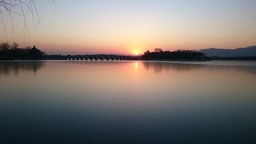
#> input picture Homework3/HW3_111062594/2/2-image.jpg, 256 x 144 px, shrunk from 640 x 360 before the run
$ python HW3-2.py
#> lines starting #> are read from the running program, lines starting #| are printed output that depends on the picture
import cv2
import numpy as np
import imageio.v2 as imageio
import matplotlib.pyplot as plt

from matplotlib import colors


def k_means_segmentation(img, pixels, K_clusters, times):

    # initialization
    height = img.shape[0]
    weight = img.shape[1]

    # pixel_clusters (each pixel belongs to cluster i)
    pixel_clusters = np.zeros((height * weight), dtype=int)
    M  = pixels.shape[0]

    # randomly choose K center_clusters
    idx_random = np.random.choice(M, K_clusters, replace=False)
    center_clusters = pixels[idx_random]

    # update K center_clusters value
    new_center_clusters = np.zeros_like(center_clusters)

    count = 0
    while (times):

        for i in range(pixels.shape[0]):
            # pixel_clusters (each pixel belongs to cluster i) : shortest distances
            idx = np.argsort(np.linalg.norm(pixels[i] - center_clusters,axis=1))
            pixel_clusters[i] = idx[0]

        for j in range(K_clusters):
            # update K center_clusters value : comput all pixel in cluster i, and get means.
            clusters_class = np.where(pixel_clusters == j)[0]
            new_center_clusters[j] = np.sum(pixels[clusters_class], axis=0) / clusters_class.shape[0]

        times -= 1
        return pixel_clusters.reshape(height, weight)

def k_means_plus_segmentation(img, pixels, K_clusters, times):
    # initialization
    height = img.shape[0]
    weight = img.shape[1]

    # pixel_clusters (each pixel belongs to cluster i)
    pixel_clusters = np.zeros((height * weight), dtype=int)
    M  = pixels.shape[0]

    # randomly choose one center_clusters
    idx_random = np.random.choice(M, 1, replace=False)
    center_clusters = pixels[idx_random]

    # choose the next center_clusters
    for j in range(K_clusters-1):
        distanceList = []
        for i in range(pixels.shape[0]):
            distance = sum(np.linalg.norm(pixels[i] - center_clusters,axis=1))
            distanceList.append(distance)

        max_distance = max(distanceList)
        idx_random = np.append(idx_random, distanceList.index(max_distance))
        center_clusters = pixels[idx_random]


    # update K center_clusters value
    new_center_clusters = np.zeros_like(center_clusters)

    while (times):

        for i in range(pixels.shape[0]):
            # pixel_clusters (each pixel belongs to cluster i) : shortest distances
            idx = np.argsort(np.linalg.norm(pixels[i] - center_clusters,axis=1))
            pixel_clusters[i] = idx[0]

        for j in range(K_clusters):
            # update K center_clusters value : comput all pixel in cluster i, and get means.
            clusters_class = np.where(pixel_clusters == j)[0]
            new_center_clusters[j] = np.sum(pixels[clusters_class], axis=0) / clusters_class.shape[0]

        times -= 1
        return pixel_clusters.reshape(height, weight)

# [67 lines left out: function computing_convergence_times, not called in this run]

def draw_clusters_on_image(img, pixel_clusters):

    K_clusters = int(pixel_clusters.max()) + 1

    average_color = np.zeros((K_clusters, 3))

    cluster_count = np.zeros(K_clusters)

    for i in range(img.shape[0]):
        for j in range(img.shape[1]):
            p = pixel_clusters[i,j]
            cluster_count[p] += 1
            average_color[p, :] += img[i, j, :]

    for p in range(K_clusters):
        average_color[p,:] /= float(cluster_count[p])

    result_img = np.zeros_like(img)
    for i in range(img.shape[0]):
        for j in range(img.shape[1]):
            p = pixel_clusters[i,j]
            result_img[i,j,:] = average_color[p,:]

    return result_img

def meanshift_segmentation(img, pixels, bandwidth):

    # initialization
    height = img.shape[0]
    weight = img.shape[1]

    # pixel_clusters (each pixel belongs to cluster i)
    pixel_clusters = np.zeros(pixels.shape[0], dtype=int)

    # record_pixels (record_pixels selected and unselected pixels)
    record_pixels = np.ones([height * weight], dtype=int)

    cluster_means = np.empty((0, pixels.shape[1]))

    count = 0
    # if there are still unselected pixels
    while (np.sum(record_pixels) > 0):
        count += 1
        # randomly choose a pixel (unselected pixel)
        idx = np.where(record_pixels > 0)[0]
        idx_unselected = idx[np.random.choice(idx.shape[0], 1)]
        cluster_mean = pixels[idx_unselected].flatten()

        # determine whether it is within the bandwidth range
        is_within = True

        while(is_within):

            distance = np.linalg.norm(pixels - cluster_mean, axis=1)
            idx_within = np.where(distance < bandwidth)[0]

            # update K center_clusters value
            new_cluster_mean = np.sum(pixels[idx_within], axis=0) / idx_within.shape[0]

            if np.linalg.norm(new_cluster_mean - cluster_mean) < bandwidth:  #norm 相減 平方 sum 再開根號
                is_within = False

            else:
                cluster_mean = new_cluster_mean.copy()

            # record the selected pixels as 0
            record_pixels[idx_within] = 0

        mean_distance = np.linalg.norm(cluster_means - new_cluster_mean,axis=1)


        if mean_distance.size > 0 and mean_distance[np.argsort(mean_distance)[0]] < bandwidth / 2:
            pixel_clusters[idx_within] = np.argsort(mean_distance)[0]

        else:
            cluster_means = np.vstack((cluster_means,new_cluster_mean))
            pixel_clusters[idx_within] = cluster_means.shape[0]

    print("Mean-shift convergencetimes : " + str(count))
    return pixel_clusters.reshape(height, weight)

def uniform_kernel_rgbspace(img, image):
    r, g, b = cv2.split(img)
    fig = plt.figure()
    axis = fig.add_subplot(1, 1, 1, projection="3d")

    pixel_colors = img.reshape((np.shape(img)[0]*np.shape(img)[1], 3))
    norm = colors.Normalize(vmin=-1.,vmax=1.)
    norm.autoscale(pixel_colors)

    pixel_colors = norm(pixel_colors).tolist()
    axis.scatter(r.flatten(), g.flatten(), b.flatten(), facecolors=pixel_colors, marker=".")

    axis.set_xlabel("Red")
    axis.set_ylabel("Green")
    axis.set_zlabel("Blue")

    plt.savefig('uniform-kernel %s' %(image))

if __name__ == '__main__':

    K_clusters = [5, 7, 9]
    bandwidths = [0.3, 0.4, 0.5]

    image = '2-image.jpg'
    # image = '2-masterpiece.jpg'

    img = imageio.imread(image)
#> img is the input picture: shape (144, 256, 3); mean R, G, B 127.2, 119.8, 115.2

    pixels = np.zeros((img.shape[0] * img.shape[1], 5))

    for i in range(img.shape[0]):
        for j in range(img.shape[1]):
            pixels[i*img.shape[1] + j, :] = np.array([i, j,img[i, j, 0], img[i, j, 1], img[i, j, 2]])

    pixels_normalized = pixels / pixels.max(axis = 0)

    # Segmentation using K-Means、K-Means-plus
    for k in K_clusters:

        K_clustered_pixels = k_means_segmentation(img, pixels_normalized, k, times=50)
        Kplus_clustered_pixels = k_means_plus_segmentation(img, pixels_normalized, k, times=50)

        K_cluster_img = draw_clusters_on_image(img, K_clustered_pixels)
        Kplus_cluster_img = draw_clusters_on_image(img, Kplus_clustered_pixels)

        imageio.imsave('K-means with %d clusters on %s' % (int(k), image), K_cluster_img)
        imageio.imsave('K-means-plus with %d clusters on %s' % (int(k), image),  Kplus_cluster_img)
#> this loop made 3 passes
#> pass 1, `K_clustered_pixels = k_means_segmentation(img, pixels_normalized, k, t..`:
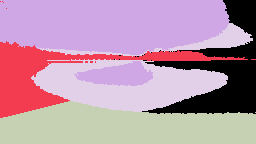
#> K_clustered_pixels: shape (144, 256) int64; 5 distinct labels, from 0 to 4; one colour per label, 0 black
#> pass 1, `Kplus_clustered_pixels = k_means_plus_segmentation(img, pixels_normali..`:
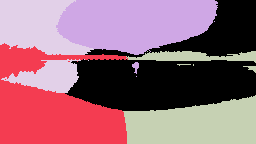
#> Kplus_clustered_pixels: shape (144, 256) int64; 5 distinct labels, from 0 to 4; one colour per label, 0 black
#> pass 1, `K_cluster_img = draw_clusters_on_image(img, K_clustered_pixels)`:
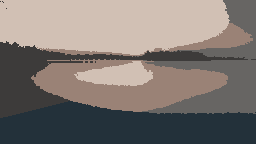
#> K_cluster_img: shape (144, 256, 3); mean R, G, B 126.6, 119.2, 114.7
#> pass 1, `Kplus_cluster_img = draw_clusters_on_image(img, Kplus_clustered_pixels)`:
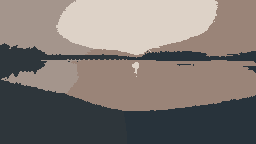
#> Kplus_cluster_img: shape (144, 256, 3); mean R, G, B 126.8, 119.4, 114.8

        # computing_convergence_times(img, pixels_normalized, k)

    # Segmentation using Meanshift
    for bandwidth in bandwidths:

        Meanshift_clustered_pixels = meanshift_segmentation(img, pixels_normalized, bandwidth)
#> the loop in meanshift_segmentation, `while (np.sum(record_pixels) > 0):` made 31 passes
#> after the loop in meanshift_segmentation, `while (np.sum(record_pixels) > 0):`: count = 31
#| Mean-shift convergencetimes : 31
#> in meanshift_segmentation, `return pixel_clusters.reshape(height, weight)`:
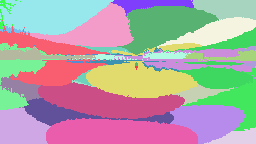
#> returned value: shape (144, 256) int64; 31 distinct labels, from 1 to 31; one colour per label, 0 black

        Meanshift_cluster_img = draw_clusters_on_image(img, Meanshift_clustered_pixels)
#> after the loop in draw_clusters_on_image (call 7), `for i in range(img.shape[0]):`: average_color = 32 rows, first 8: [0, 0, 0], [168761, 175318, 183654], [2025, 1799, 1199], [33032, 52555, 64782], [58615, 56169, 52041], [9037, 15705, 19095], [5111, 4443, 3969], [6524, 5403, 5408]; cluster_count = 32 values, max 3317 at index 21, min 0 at index 0, mean 1152
#> after the loop in draw_clusters_on_image (call 7), `for p in range(K_clusters):`: average_color = 32 rows, first 8: [nan, nan, nan], [170.3, 176.9, 185.3], [253.1, 224.9, 149.9], [22.91, 36.45, 44.93], [126.1, 120.8, 111.9], [18.07, 31.41, 38.19], [164.9, 143.3, 128], [98.85, 81.86, 81.94]

        imageio.imsave('Meanshift with bandwidth %.1f on %s' % (bandwidth, image), Meanshift_cluster_img)


        # Uniform Kernel on the RGB color space
        uniform_kernel_rgbspace(img, image)
#> in uniform_kernel_rgbspace, `r, g, b = cv2.split(img)`:
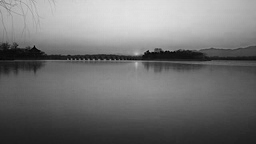
#> b: shape (144, 256); min 0, max 227, mean 115.2
#> in uniform_kernel_rgbspace, `pixel_colors = norm(pixel_colors).tolist()`: pixel_colors = 36864 items

        image_rgbspace = str('Meanshift with bandwidth %.1f on %s' % (bandwidth, image))
        img_rgbspace = imageio.imread('Meanshift with bandwidth %.1f on %s' % (bandwidth, image))

        uniform_kernel_rgbspace(img_rgbspace, image_rgbspace)
#> in uniform_kernel_rgbspace (call 2), `plt.savefig('uniform-kernel %s' %(image))`:
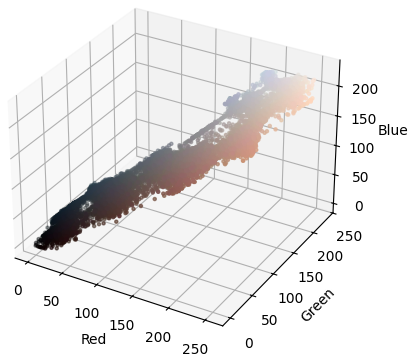
#> figure drawn by matplotlib, 1 panel
